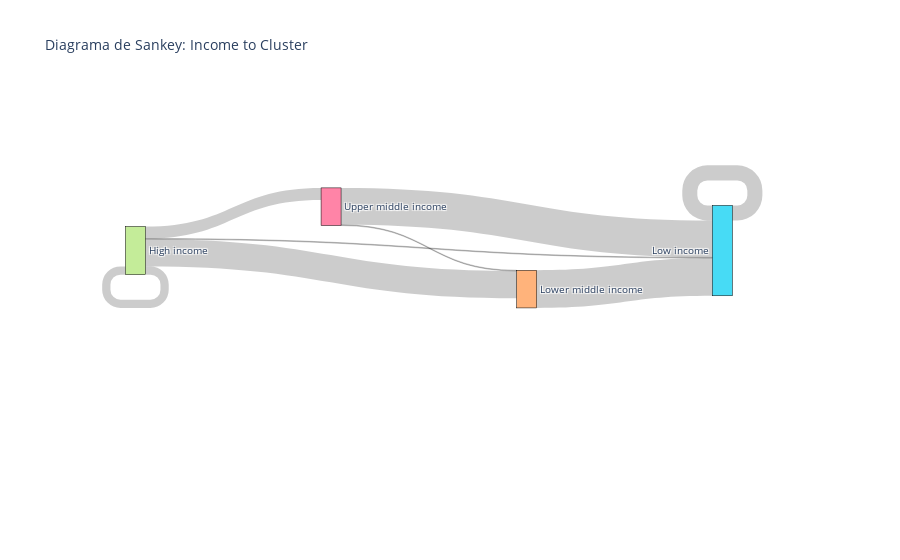

Notebook cell for this chart:
### Code cell
# Mapear los números de cluster a las categorías de ingreso
data_2022['cluster_desc'] = data_2022['Cluster'].map(cluster_mapping)

import pandas as pd
import plotly.graph_objects as go

# Cargar los datos del GNI
gni_data = data_2022

# Agrupar los datos por Income y Cluster para obtener los flujos
flows = gni_data.groupby(['Income Group', 'cluster_desc']).size().reset_index(name='value')

# Crear listas para las etiquetas, source, target y values
income_labels = gni_data['Income Group'].unique().tolist()
cluster_labels = gni_data['cluster_desc'].unique().tolist()
labels = income_labels + cluster_labels

# Mapear etiquetas a índices
label_to_index = {label: idx for idx, label in enumerate(labels)}

# Crear las listas de source, target y values
source = flows['Income Group'].map(label_to_index).tolist()
target = flows['cluster_desc'].map(label_to_index).tolist()
values = flows['value'].tolist()

# Crear el diagrama de Sankey
fig = go.Figure(go.Sankey(
    node=dict(
        pad=15,
        thickness=20,
        line=dict(color="black", width=0.5),
        label=labels
    ),
    link=dict(
        source=source,
        target=target,
        value=values
    )
))

fig.update_layout(title_text="Diagrama de Sankey: Income to Cluster", font_size=10)
fig.show()

### Figure 1 — Plotly figure (JSON) as saved in the notebook; plotly's stock layout.template omitted (floating-point values rounded to 4 significant figures)
{"data": [{"link": {"source": [7, 7, 7, 7, 5, 4, 6, 6], "target": [7, 5, 4, 6, 5, 5, 5, 4], "value": [11, 1, 36, 16, 20, 50, 49, 1]}, "node": {"label": ["High income", "Lower middle income", "Upper middle income", "Low income", "Lower middle income", "Low income", "Upper middle income", "High income"], "line": {"color": "black", "width": 0.5}, "pad": 15, "thickness": 20}, "type": "sankey"}], "layout": {"font": {"size": 10}, "title": {"text": "Diagrama de Sankey: Income to Cluster"}}}
